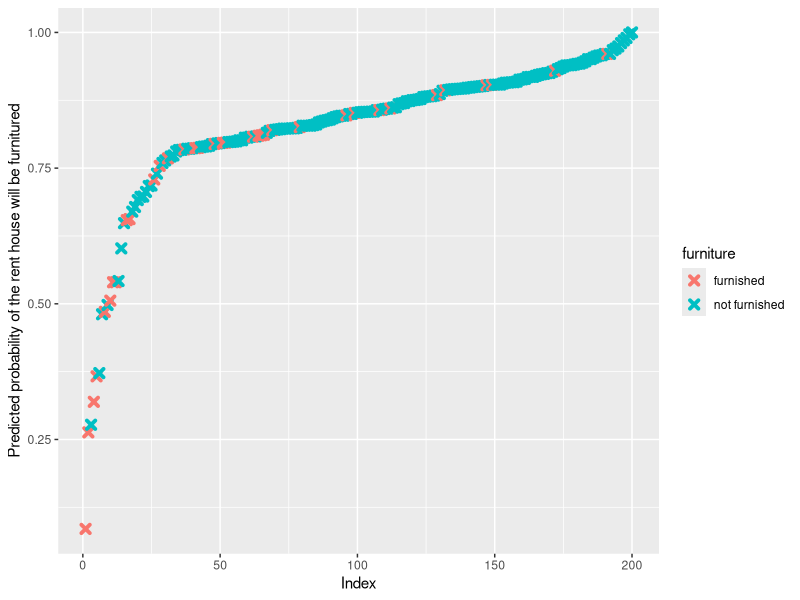
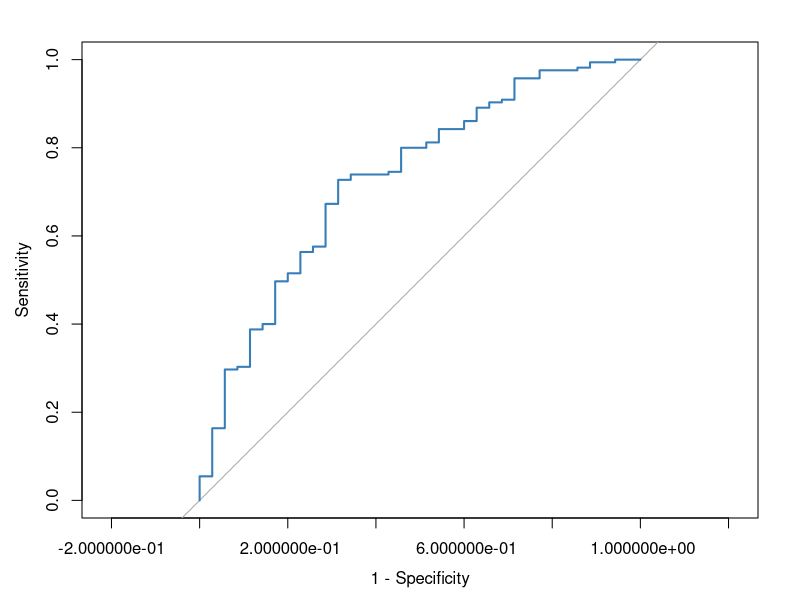

Write the R code that produced these figures, in order.
## ---- chunk 1
library(readr)
library(ggplot2)
library(pROC)
house_data <- read_csv("Dataset/Rent_House_random_200_multi_regression.csv")
house_data <- house_data[, c(1:4, 6:11)]
str(house_data)
## ---- chunk 2
reg_data <- house_data[,-c(5)]
reg_data$furniture <- as.factor(reg_data$furniture)
#reg_data$area <- as.factor(reg_data$area)
#reg_data$rooms <- as.factor(reg_data$rooms)
#reg_data$bathroom <- as.factor(reg_data$rooms)
#reg_data$rent_amount <- as.factor(reg_data$rent_amount)
logistic <- glm(furniture~rooms+bathroom+area+rent_amount+property_tax, data=reg_data, family="binomial")

## ---- chunk 3
summary(logistic)
## ---- chunk 4
ll.null <- logistic$null.deviance/-2
ll.proposed <- logistic$deviance/-2
(ll.null - ll.proposed) / ll.null
1 - pchisq(2*(ll.proposed - ll.null), df=(length(logistic$coefficients)-1))
## ---- chunk 5
predicted.data <- data.frame(probability.of.furniture=logistic$fitted.values,furniture=reg_data$furniture)
predicted.data <- predicted.data[order(predicted.data$probability.of.furniture, decreasing=FALSE),]
predicted.data$rank <- 1:nrow(predicted.data)
ggplot(data=predicted.data, aes(x=rank, y=probability.of.furniture)) +
geom_point(aes(color=furniture), alpha=1, shape=4, stroke=2) +
xlab("Index") +
ylab("Predicted probability of the rent house will be furnitured")
## ---- chunk 6
roc(reg_data$furniture,logistic$fitted.values,plot=TRUE, legacy.axes=TRUE, col="#377eb8")

